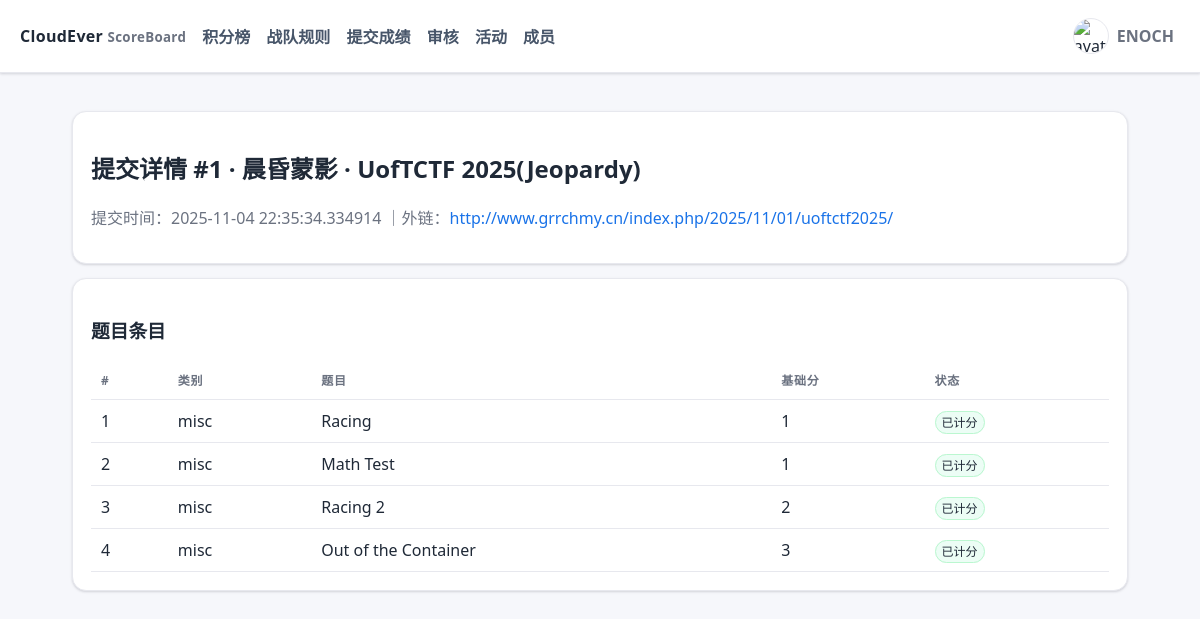
Screenshot of /submission/1 (signed in) with the database file from the repository.
### ceboard/models.py (models this page shows)
class User(Base):
    __tablename__ = "users"
    id = Column(Integer, primary_key=True)
    username = Column(String, unique=True, nullable=False)
    password_hash = Column(String, nullable=False)
    role = Column(String, default="member")  # 'admin' | 'reviewer' | 'member'
    team_type = Column(String, default="sub")  # 'main' or 'sub'
    is_active = Column(Boolean, default=True)
    is_deleted = Column(Boolean, default=False)
    avatar_filename = Column(String, nullable=True)
    submissions = relationship("Submission", back_populates="user")

class Submission(Base):
    __tablename__ = "submissions"
    id = Column(Integer, primary_key=True)
    user_id = Column(Integer, ForeignKey("users.id"), nullable=False)
    event_id = Column(Integer, ForeignKey("events.id"), nullable=False)
    created_at = Column(DateTime(timezone=True), default=lambda: datetime.now(TZ))
    wp_url = Column(String, nullable=True)
    wp_md = Column(Text, nullable=True)
    manual_points = Column(Float, nullable=True)  # 管理员在审核时手动设定的总分（优先级高于题目累计）
    is_deleted = Column(Boolean, default=False)
    user = relationship("User", back_populates="submissions")
    event = relationship("Event", back_populates="submissions")
    items = relationship("SubmissionItem", back_populates="submission", cascade="all,delete-orphan")

class Event(Base):
    __tablename__ = "events"
    id = Column(Integer, primary_key=True)
    name = Column(String, nullable=False)
    start_time = Column(DateTime(timezone=True))
    end_time = Column(DateTime(timezone=True))
    weight = Column(Float, default=1.0)
    is_reproduction = Column(Boolean, default=False)
    is_active = Column(Boolean, default=True)
    allow_wp_only = Column(Boolean, default=False)  # 允许仅提交WP，由管理员在审核时手动给分
    is_deleted = Column(Boolean, default=False)
    event_type_id = Column(Integer, ForeignKey("event_types.id"), nullable=True)
    challenges = relationship("Challenge", back_populates="event", cascade="all,delete")
    submissions = relationship("Submission", back_populates="event")
    event_type = relationship("EventType")

class SubmissionItem(Base):
    __tablename__ = "submission_items"
    id = Column(Integer, primary_key=True)
    submission_id = Column(Integer, ForeignKey("submissions.id"), nullable=False)
    challenge_id = Column(Integer, ForeignKey("challenges.id"), nullable=False)
    approved = Column(Boolean, default=False)
    revoked = Column(Boolean, default=False)
    created_at = Column(DateTime(timezone=True), default=lambda: datetime.now(TZ))
    submission = relationship("Submission", back_populates="items")
    challenge = relationship("Challenge")

class Challenge(Base):
    __tablename__ = "challenges"
    id = Column(Integer, primary_key=True)
    event_id = Column(Integer, ForeignKey("events.id"), nullable=False)
    name = Column(String, nullable=False)
    category = Column(String, default="misc")
    base_score = Column(Integer, default=100)
    is_deleted = Column(Boolean, default=False)
    event = relationship("Event", back_populates="challenges")

### ceboard/routers/public.py (the view)
@router.get("/submission/{sub_id}", response_class=HTMLResponse)
def submission_detail(sub_id: int, request: Request, db = Depends(get_db), current_user = Depends(get_current_user)):
    sub = db.get(Submission, sub_id)
    if not sub or sub.is_deleted:
        raise HTTPException(404, "提交不存在")
    items = db.query(SubmissionItem).filter(SubmissionItem.submission_id == sub_id).all()
    wp_html = md_to_html(sub.wp_md)
    return render_template("submission_detail.html", title="提交详情", current_user=current_user, sub=sub, user=sub.user, event=sub.event, items=items, wp_html=wp_html)

### templates/submission_detail.html (shortened to what this page needs)
{% extends 'base.html' %}
{% block content %}
<div class="card">
  <h2>提交详情 #{{ sub.id }} · {{ user.username }} · {{ event.name }}</h2>
  <p class="muted">
    提交时间：{{ sub.created_at }}
  {% if sub.wp_url %}｜外链：<a href="{{ sub.wp_url }}" target="_blank" rel="noopener noreferrer nofollow">{{ sub.wp_url }}</a>{% endif %}
  </p>
</div>
<div class="card">
  <h3>题目条目</h3>
  <table>
    <thead><tr><th>#</th><th>类别</th><th>题目</th><th>基础分</th><th>状态</th></tr></thead>
    <tbody>
    {% for it in items %}
      <tr>
        <td>{{ loop.index }}</td>
        <td>{{ it.challenge.category }}</td>
        <td>{{ it.challenge.name }}</td>
        <td>{{ it.challenge.base_score }}</td>
        <td>
          {% if not it.approved %}<span class="status pending">待审</span>
          {% elif it.revoked %}<span class="status rev">已撤销</span>
          {% else %}<span class="status ok">已计分</span>{% endif %}
        </td>
      </tr>
    {% else %}
      <tr><td colspan="5" class="muted">无</td></tr>
    {% endfor %}
    </tbody>
  </table>
</div>
{% endblock %}

### templates/base.html (shortened to what this page needs)
<!doctype html>
<html lang="zh-CN">
<head>
</head>
<body>
  <header>
    <div class="brand">CloudEver <small>ScoreBoard</small></div>
    <div class="nav">
  <a href="/">积分榜</a>
      <a href="/rules">战队规则</a>
      <a href="/submit">提交成绩</a>
      {% if current_user and (current_user.role == 'admin' or current_user.role == 'reviewer') %}
        <a href="/admin/review">审核</a>
        <a href="/admin/events">活动</a>
      {% endif %}
      {% if current_user and (current_user.role == 'admin' or current_user.role == 'reviewer') %}
        <a href="/admin/users">成员</a>
      {% endif %}
    </div>
    <div style="margin-left:auto">
      {% if current_user %}
        <div class="user-menu" id="userMenu">
          <div class="user-trigger" id="userTrigger">
            {% if avatar_url %}<img class="avatar" src="{{ avatar_url }}" alt="avatar" />{% endif %}
            <span class="muted" style="font-weight:600">{{ current_user.username }}</span>
          </div>
        </div>
      {% else %}
        <a class="btn secondary" href="/auth/login">登录</a>
        <a class="btn" style="margin-left:8px" href="/auth/register">注册</a>
      {% endif %}
    </div>
  </header>
  <div class="wrap">
    {% block content %}{% endblock %}
  </div>
</body>
</html>

### templates/base.html (style rules this page uses)
:root { --bg:#f6f7fb; --surface:#ffffff; --border:#e7e8ee; --text:#1f2937; --muted:#6b7280; --accent:#1a73e8; --accent-2:#185abc; --success:#16a34a; --warn:#e11d48; --shadow:0 1px 2px rgba(16,24,40,.06), 0 1px 3px rgba(16,24,40,.1); }
* { box-sizing:border-box }
html,body { height:100% }
body { font-family: ui-sans-serif, system-ui, -apple-system, Segoe UI, Roboto, 'Noto Sans SC', Arial; margin:0; color:var(--text); background:var(--bg); }
header { position:sticky; top:0; z-index:10; display:flex; align-items:center; gap:16px; padding:12px 20px; background:var(--surface); border-bottom:1px solid var(--border); box-shadow: var(--shadow); }
.brand { font-weight:800; letter-spacing:.3px }
.brand small { color:var(--muted); font-weight:600 }
.nav a { margin-right:12px; color:#475569; text-decoration:none; font-weight:600; padding:8px 0 }
.wrap { max-width:1100px; margin:0 auto; padding:24px 22px }
.card { position:relative; margin:14px 0; padding:18px 18px; background:var(--surface); border:1px solid var(--border); border-radius:14px; box-shadow: var(--shadow); }
.muted { color:var(--muted) }
a { color:var(--accent); text-decoration:none }
table { width:100%; border-collapse:separate; border-spacing:0; background:#fff }
thead th { font-size:12px; text-transform:uppercase; letter-spacing:.06em; color:#6b7280 }
th,td { padding:10px 10px; border-bottom:1px solid var(--border); text-align:left }
.status { font-size:12px; padding:2px 6px; border-radius:999px; border:1px solid var(--border) }
.ok { background:#ecfdf5; border-color:#bbf7d0 }
.avatar { width:36px; height:36px; border-radius:999px; border:1px solid var(--border); object-fit:cover; vertical-align:middle }
.user-menu { position:relative }
.user-trigger { display:flex; align-items:center; gap:8px; padding:6px; border-radius:999px; cursor:pointer }

### rows the page displays
User: username "ENOCH"
Submission: id "1", created_at "2025-11-04 22:35:34.334914", wp_url "http://www.grrchmy.cn/index.php/2025/11/01/uoftctf2025/"
User: username "晨昏蒙影"
Event: name "UofTCTF 2025(Jeopardy)"
SubmissionItem: challenge.category "misc", challenge.name "Racing", challenge.base_score "1", approved "已计分"
SubmissionItem: challenge.category "misc", challenge.name "Math Test", challenge.base_score "1", approved "已计分"
SubmissionItem: challenge.category "misc", challenge.name "Racing 2", challenge.base_score "2", approved "已计分"
SubmissionItem: challenge.category "misc", challenge.name "Out of the Container", challenge.base_score "3", approved "已计分"
